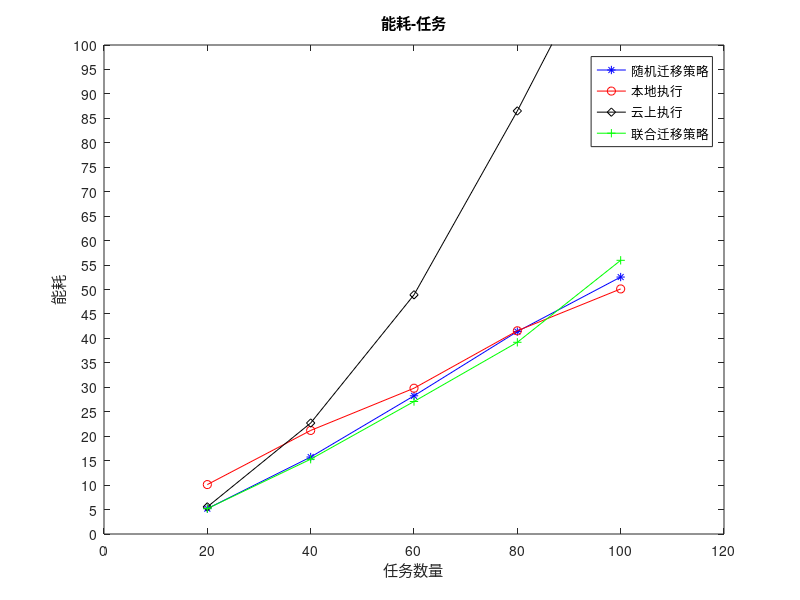

MATLAB code to generate this figure:
load resulte.txt

%f = @(x) x;

%x = result1(:,1); 

 x=resulte(1,1):20:resulte(5,1);  %x轴上的数据，第一个值代表数据开始，第二个值代表间隔，第三个值代表终止
 k=resulte(:,2) ;                %K数据y值
 k0=resulte(:,3);                %K0数据y值
 k1 = resulte(:,4);              %K1数据y值
 kbest = resulte(:,5);
 plot(x,k,'-*b',x,k0,'-or',x,k1,'-dk',x,kbest,'-+g'); title('能耗-任务')     %线性，颜色，标记
axis([0,120,0,100])  %确定x轴与y轴框图大小
set(gca,'XTick',0:20:120); %x轴范围1-6，间隔1
set(gca,'YTick',0:5:100); %y轴范围0-700，间隔100
legend('随机迁移策略','本地执行','云上执行','联合迁移策略');   %右上角标注
xlabel('任务数量')  %x轴坐标描述
ylabel('能耗') %y轴坐标描述



